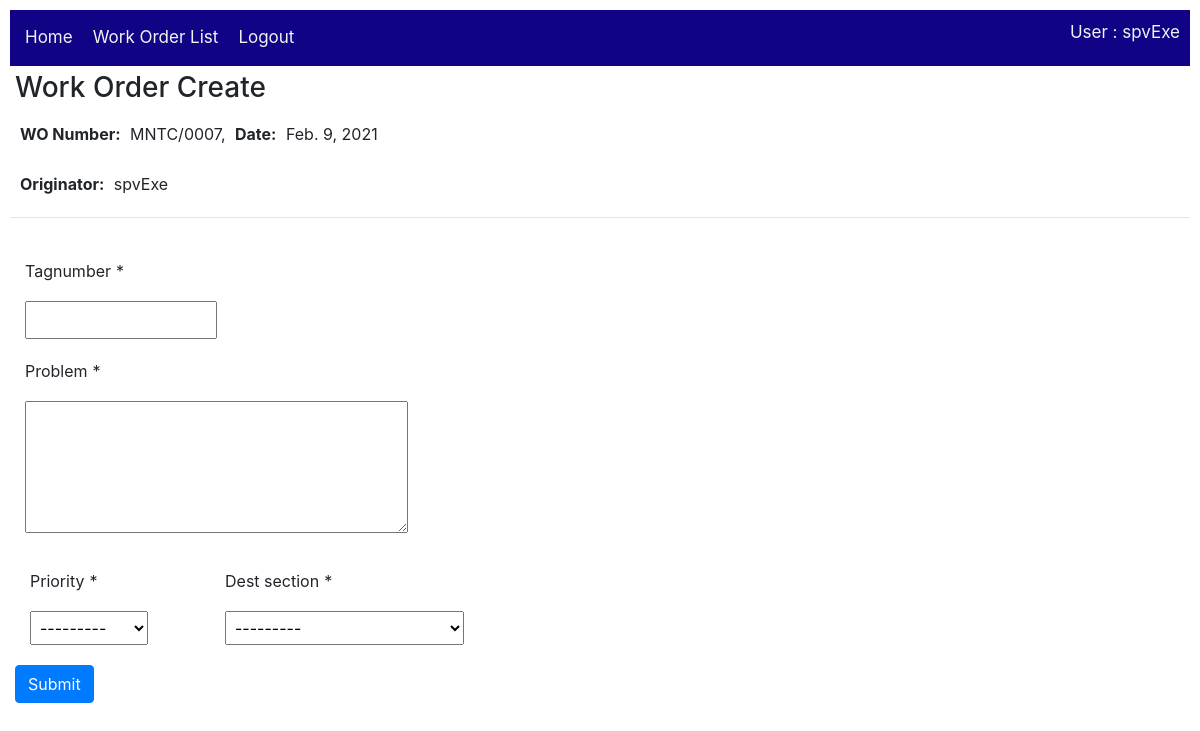
/work_order/create/ (signed in), run on the app's committed database.
### accounts/models.py (models this page shows, shortened)
class CmmsUser(AbstractUser):
    forward_path = models.IntegerField(null=True)#CmmsUser.id
    reverse_path = models.IntegerField(null=True)#CmmsUser.id
    actions = models.ManyToManyField(Action, help_text='Select actions')
    section = models.ForeignKey('Section', on_delete=models.SET_NULL, null=True)
    def __str__(self):
        return self.username

### work_order/views.py (the view, shortened to what this page needs)
# urls.py: path('create/', views.Work_orderCreate.as_view(), name='work_order-create'),
class Work_orderCreate(LoginRequiredMixin, CreateView):
    form_class = work_order_form
    model = Work_order
    template_name = 'work_order/work_order_form.html'  # Specify your own template name/location
    def get_context_data(self, **kwargs):
        self.wm = WM(self.request.user)
        context = super(Work_orderCreate,self).get_context_data(**kwargs)
        context['wo_number'] = self.wm.getWoNumber()
        context['date_open'] = datetime.date.today()
        context['originator'] = self.request.user
        context['status'] = Action.objects.get(name='Open')
        return context

### work_order/forms.py (shortened to what this page needs)
class work_order_form(ModelForm):
   tagnumber = forms.CharField(widget=forms.TextInput())
   problem = forms.CharField(widget=forms.Textarea(attrs={'rows':5}))
   def __init__(self, *args, **kwargs):
      super(work_order_form, self).__init__(*args, **kwargs)
      self.helper = FormHelper()
      self.helper.layout = Layout(
         Field('tagnumber', css_class='form-group col-md-2 mb-0'),
         Field('problem', css_class='form-group col-md-4 mb-0'),
         Row(
               Column('priority', css_class='form-group col-md-2 mb-0'),
               Column('dest_section', css_class='form-group col-md-3 mb-0'),
               css_class='form-row'
         ),
         Submit('submit', 'Submit')
      )
   class Meta:
      template_name = 'work_order/WoCompletion_form.html'  # Specify your own template name/location
      model = Work_order
      fields = ['tagnumber',
                  'problem',
                  'priority',
                  'dest_section',
               ]

### accounts/models.py (called while the page is built)
    def __str__(self):
        return self.name

### work_order/generals.py (called while the page is built)
    def getWoNumber(self):
        userSection = Section.objects.get(id=self.user.section.id)
        userDept = Department.objects.get(id=userSection.department.id)
        self.num_work_orders = 1
        if Work_order.objects.all().count():
            self.num_work_orders = Work_order.objects.order_by('id').last().id+1
        strWoNbr = str(self.num_work_orders)
        remain = self.MAX_WO_NBR - len(strWoNbr)
        woNbr = ''
        for i in range(remain):
            woNbr += '0'
        woNbr += strWoNbr
        return (f'{userDept.initial}/{woNbr}')

### work_order/models.py (called while the page is built)
    def __str__(self):
        return self.name

### work_order/templates/work_order/work_order_form.html (shortened to what this page needs)
{% extends "base_work_order.html" %}
{% load crispy_forms_tags %}
{% block content %}
  <h3>Work Order Create</h3>
  <p><strong>WO Number:</strong> {{ wo_number }}, <strong>Date:</strong> {{ date_open }}</p>
  <p><strong>Originator:</strong> {{ originator }}</p>
  <hr>
  {% crispy form %}
{% endblock %}

### work_order/templates/base_work_order.html (shortened to what this page needs)
{% extends "base_cmms.html" %}
{% block topMenu %}
<div class="topnav">
    <ul>
        <li><a href="{% url 'home-cmms' %}">Home</a></li>
        {% if user.is_authenticated %}
            <li><a href="{% url 'work_order:work_orders'%}">Work Order List</a></li>
            <li><a href="{% url 'logout'%}?next={{request.path}}">Logout</a></li>
        {% else %}
            <li><a href="{% url 'login'%}?next={{request.path}}">Login</a></li>
        {% endif %}
        {% if user.is_authenticated %}
            <li style="float: right;">User : {{ user.get_username }}</li>
        {% endif %}
    </ul>
</div>
{% endblock topMenu %}

### static/css/styles.css (style rules this page uses)
* { padding: 5px; }
.topnav { overflow: hidden; background-color: rgb(16, 3, 133); }
.topnav ul { list-style-type: none; margin: 0; padding: 0; overflow: hidden; background-color: rgb(16, 3, 133); }
.topnav ul li { float: left; color: #f2f2f2; text-align: center; padding: 5px; text-decoration: none; font-size: 17px; }
.topnav ul li a { float: left; color: #f2f2f2; text-align: center; padding: 5px; text-decoration: none; font-size: 17px; }
* { box-sizing: border-box; }
.row:after { content: ""; display: table; clear: both; }

### data on the page
CmmsUser: get_username "spvExe", last_login "Feb. 9, 2021", username "spvExe"

### other printed values
{{ wo_number }} "MNTC/0007"
